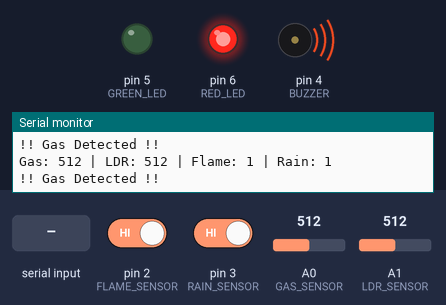
A sketch run on a simulated Arduino Uno, built with avr-gcc and run on an emulated ATmega328P. Shown: output pins drawn as LEDs (lit = HIGH), buzzer (waves = sounding, pin HIGH), the last lines printed to the serial monitor. The inputs (shaded band) are chosen by the test bench; at power-on: A0 (GAS_SENSOR) = 512, pin 2 (FLAME_SENSOR) HIGH, pin 3 (RAIN_SENSOR) HIGH, A1 (LDR_SENSOR) = 512.

Above: at 1.2 s.
1.3 s: "G" received over the second serial link
At 2.5 s:
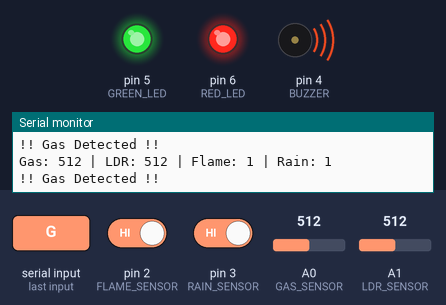
2.8 s: A0 (GAS_SENSOR) set to 409
4.3 s: A0 (GAS_SENSOR) set to 392
At 5.2 s:
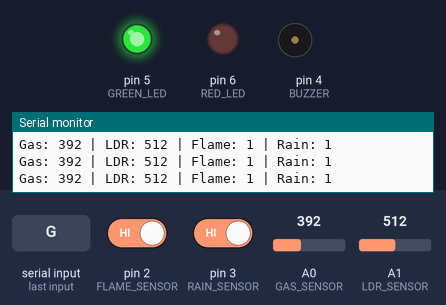
6.0 s: "0" received over the second serial link
At 6.7 s:
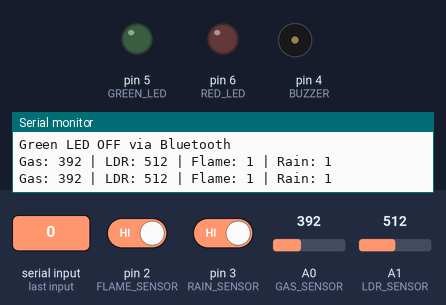
7.5 s: pin 2 (FLAME_SENSOR) driven LOW
At 8.9 s:
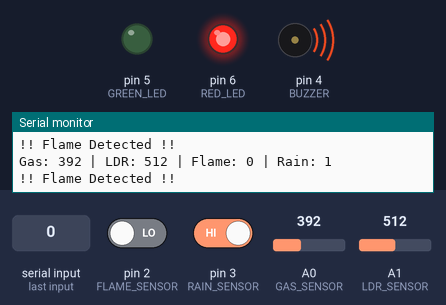
9.3 s: "B" received over the second serial link
At 9.68 s:
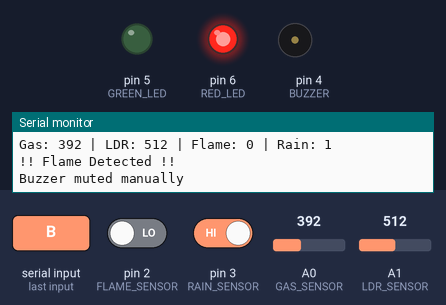
Timing chart, 0 to 12.3 s (numbered marks = the images above; inputs shaded):
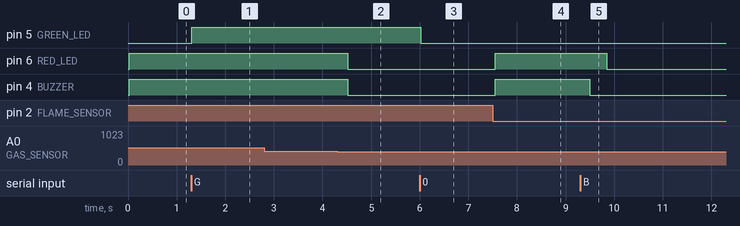

The sketch:

SMART_HOME_AUTOMATION.ino
```cpp
#include <SoftwareSerial.h>

#define GAS_SENSOR A0
#define LDR_SENSOR A1
#define FLAME_SENSOR 2
#define RAIN_SENSOR 3
#define BUZZER 4
#define GREEN_LED 5     // White LED in your hardware
#define RED_LED 6

// Bluetooth (HC-05)
SoftwareSerial BT(10, 11); // RX = 10, TX = 11

bool buzzerMuted = false;  // flag for manual buzzer control

void setup() {
  Serial.begin(9600);
  BT.begin(9600);

  pinMode(GAS_SENSOR, INPUT);
  pinMode(LDR_SENSOR, INPUT);
  pinMode(FLAME_SENSOR, INPUT);
  pinMode(RAIN_SENSOR, INPUT);

  pinMode(BUZZER, OUTPUT);
  pinMode(GREEN_LED, OUTPUT);
  pinMode(RED_LED, OUTPUT);

  digitalWrite(BUZZER, LOW);
  digitalWrite(GREEN_LED, LOW);
  digitalWrite(RED_LED, LOW);
}

void loop() {
  int gasValue = analogRead(GAS_SENSOR);
  int ldrValue = analogRead(LDR_SENSOR);
  int flameValue = digitalRead(FLAME_SENSOR);
  int rainValue = digitalRead(RAIN_SENSOR);

  // Print sensor values
  Serial.print("Gas: "); Serial.print(gasValue);
  Serial.print(" | LDR: "); Serial.print(ldrValue);
  Serial.print(" | Flame: "); Serial.print(flameValue);
  Serial.print(" | Rain: "); Serial.println(rainValue);

  bool danger = false;

  // GAS detection
  if (gasValue > 400) {
    Serial.println("!! Gas Detected !!");
    BT.println("!! Gas Detected !!");
    danger = true;
  }

  // Flame detection (many flame sensors go LOW when flame is present)
  if (flameValue == LOW) {
    Serial.println("!! Flame Detected !!");
    BT.println("!! Flame Detected !!");
    danger = true;
  }

  // Rain detection
  if (rainValue == LOW) {
    Serial.println("Rain Detected!");
    BT.println("Rain Detected!");
  }

  // --- ALERT OUTPUT CONTROL ---
  if (danger && !buzzerMuted) {
    digitalWrite(BUZZER, HIGH);
    digitalWrite(RED_LED, HIGH);
  } else {
    digitalWrite(BUZZER, LOW);
    digitalWrite(RED_LED, LOW);
  }

  // --- BLUETOOTH COMMAND HANDLING ---
  if (BT.available()) {
    char cmd = BT.read();
    if (cmd == 'G') {
      digitalWrite(GREEN_LED, HIGH);
      Serial.println("Green LED ON via Bluetooth");
    } else if (cmd == '0') {
      digitalWrite(GREEN_LED, LOW);
      Serial.println("Green LED OFF via Bluetooth");
    } else if (cmd == 'B') {
      buzzerMuted = true;
      digitalWrite(BUZZER, LOW);
      Serial.println("Buzzer muted manually");
      BT.println("Buzzer muted manually");
    }
  }

  delay(300);
}
```

Measured:
- the behaviour switches between 401 and 400 on A0 (GAS_SENSOR) (found by bisection; images 1 and 2)
- after the input at 1.3 s, pin 5 (GREEN_LED): LOW → HIGH at once
- after the input at 4.3 s, pin 6 (RED_LED), pin 4 (BUZZER): HIGH → LOW after 0.22 s
- after the input at 6.0 s, pin 5 (GREEN_LED): HIGH → LOW at once
- after the input at 7.5 s, pin 6 (RED_LED), pin 4 (BUZZER): LOW → HIGH after 0.05 s
- after the input at 9.3 s, pin 6 (RED_LED): HIGH → LOW after 0.55 s; pin 4 (BUZZER): HIGH → LOW after 0.20 s
